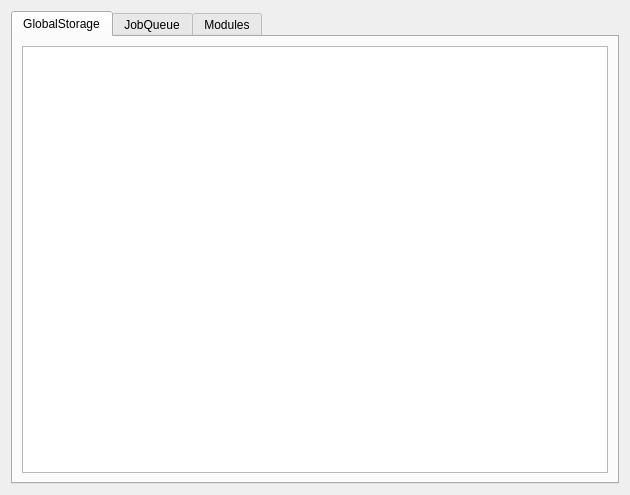
<?xml version="1.0" encoding="UTF-8"?>
<ui version="4.0">
 <class>Calamares::DebugWindow</class>
 <widget class="QWidget" name="Calamares::DebugWindow">
  <property name="geometry">
   <rect>
    <x>0</x>
    <y>0</y>
    <width>630</width>
    <height>495</height>
   </rect>
  </property>
  <property name="windowTitle">
   <string>Form</string>
  </property>
  <layout class="QVBoxLayout" name="verticalLayout">
   <item>
    <widget class="QTabWidget" name="tabWidget">
     <property name="currentIndex">
      <number>0</number>
     </property>
     <widget class="QWidget" name="globalStorageTab">
      <attribute name="title">
       <string>GlobalStorage</string>
      </attribute>
      <layout class="QVBoxLayout" name="verticalLayout_2">
       <item>
        <widget class="QTreeView" name="globalStorageView"/>
       </item>
      </layout>
     </widget>
     <widget class="QWidget" name="jobQueueTab">
      <attribute name="title">
       <string>JobQueue</string>
      </attribute>
      <layout class="QVBoxLayout" name="verticalLayout_3">
       <item>
        <widget class="QTextEdit" name="jobQueueText"/>
       </item>
      </layout>
     </widget>
     <widget class="QWidget" name="modulesTab">
      <attribute name="title">
       <string>Modules</string>
      </attribute>
      <layout class="QHBoxLayout" name="horizontalLayout">
       <item>
        <widget class="QListView" name="modulesListView"/>
       </item>
       <item>
        <widget class="QTreeView" name="moduleConfigView"/>
       </item>
      </layout>
     </widget>
    </widget>
   </item>
  </layout>
 </widget>
 <resources/>
 <connections/>
</ui>
